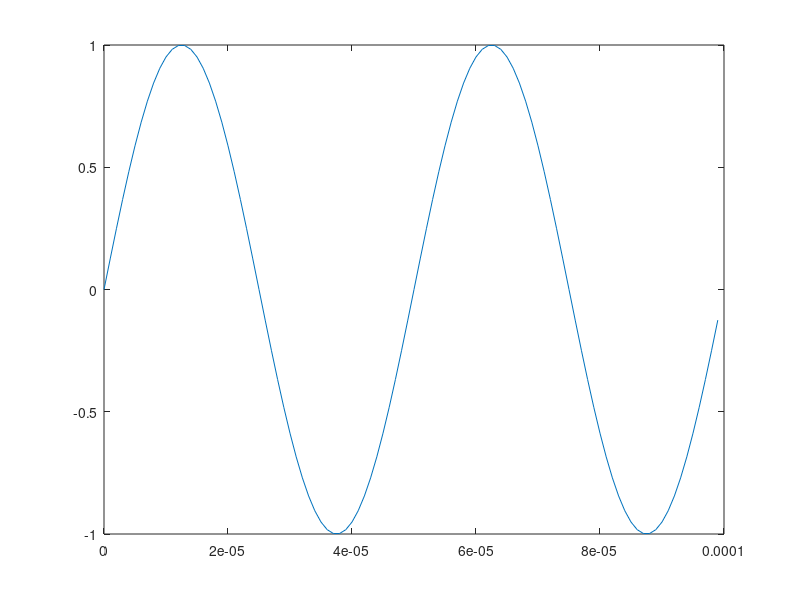
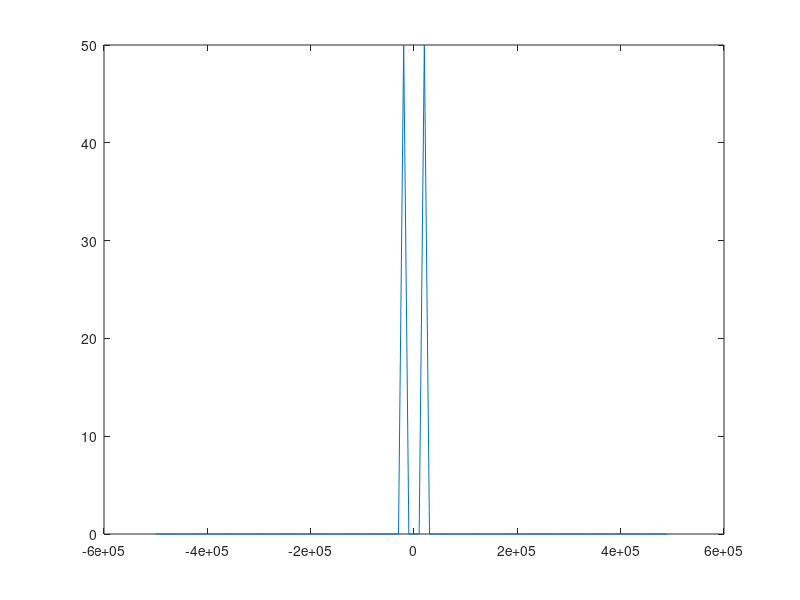
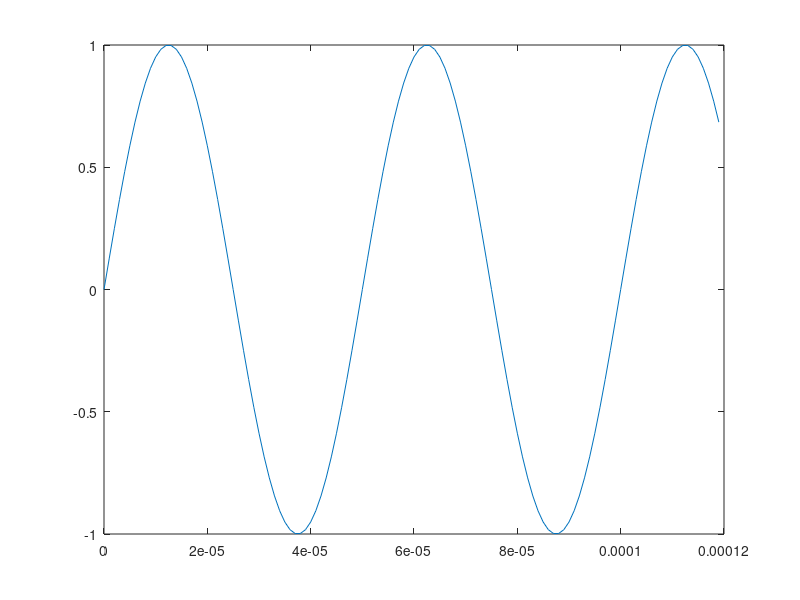
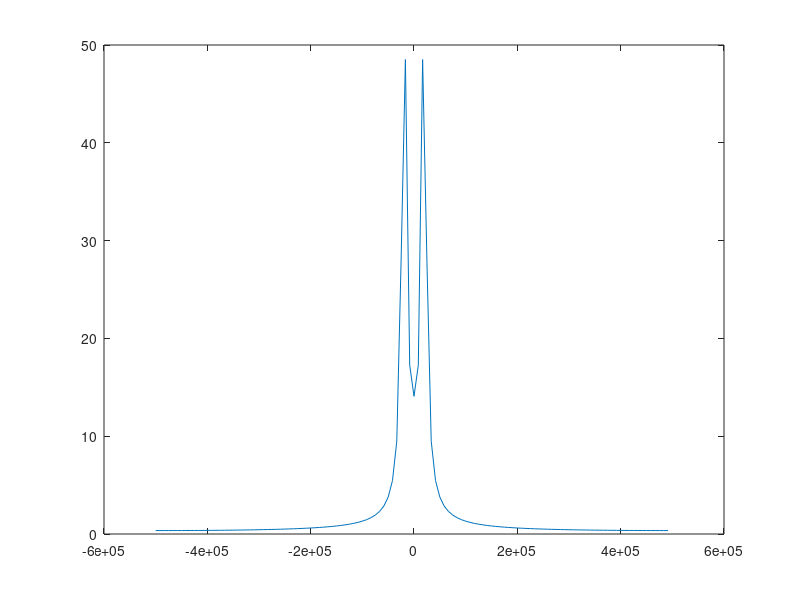

Here is the MATLAB script that generated these plots, in order:
%% a
fc = 20e3;
fs = 1e6;
N = 100;
ts = 1/fs;
t = 0: ts:ts*(N-1);
x = sin( 2 * pi* t * fc);

%% b
f = -fs/2:fs/N:fs/2 - fs/N;
figure;
plot(t, x);
figure;
plot(f, fftshift(abs(fft(x))));

%% c
N = 120;
t = 0: ts:ts*(N-1);
x = sin( 2 * pi* t * fc);

f = -fs/2:fs/N:fs/2 - fs/N;
figure;
plot(t, x);
figure;
plot(f, fftshift(abs(fft(x))));
 % time resolution improved because of more samples wich leads to worse
%% a
fc = 20e3;
fs = 1e6;
N = 100;
ts = 1/fs;
t = 0: ts:ts*(N-1);
x = sin( 2 * pi* t * fc);

%% b
f = -fs/2:fs/N:fs/2 - fs/N;
figure;
plot(t, x);
figure;
plot(f, fftshift(abs(fft(x))));

%% c
N = 120;
t = 0: ts:ts*(N-1);
x = sin( 2 * pi* t * fc);

f = -fs/2:fs/N:fs/2 - fs/N;
figure;
plot(t, x);
figure;
plot(f, fftshift(abs(fft(x))));
 % time resolution improved because of more samples wich leads to worse
%  8e4b46b2f4d6f53dcc1100746b1a1229c03dbe85
 % frequncy resolution
